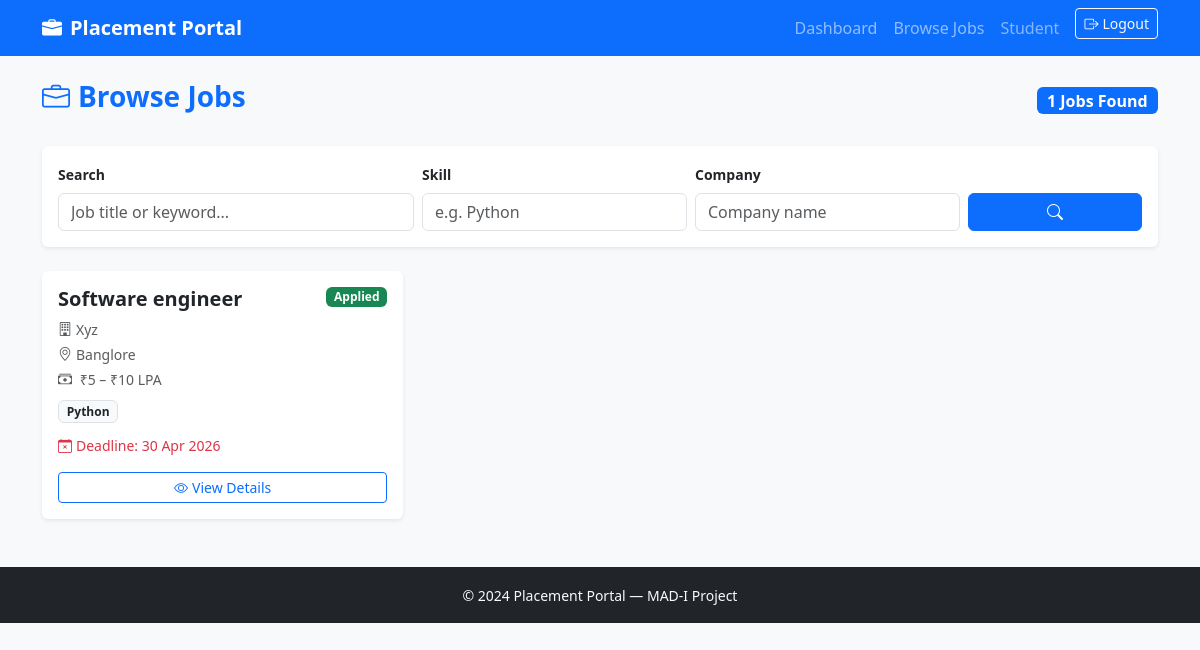
Before: /student/jobs (signed in) with the older database file.
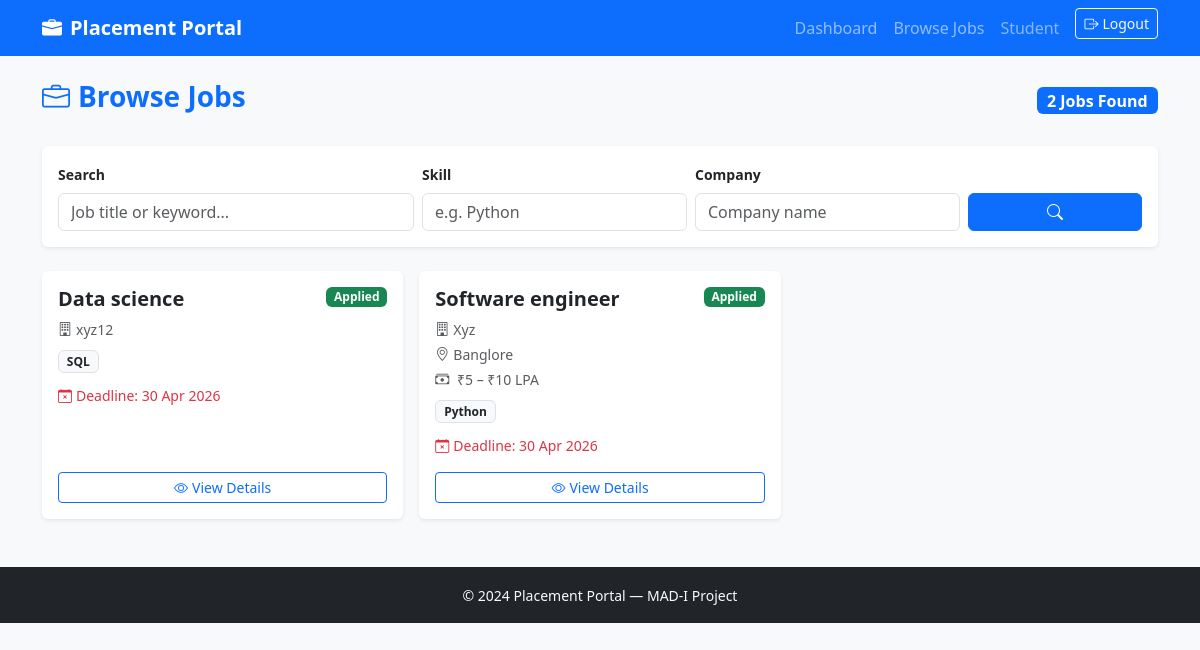
After: the same page with the newer database file.
### models.py (models this page shows)
class JobPosition(db.Model):
    id = db.Column(db.Integer, primary_key=True)
    company_id = db.Column(db.Integer, db.ForeignKey('company.id'), nullable=False)
    title = db.Column(db.String(150))
    description = db.Column(db.Text)
    required_skills = db.Column(db.Text)
    experience = db.Column(db.String(100))
    salary_min = db.Column(db.Float)
    salary_max = db.Column(db.Float)
    location = db.Column(db.String(150))
    deadline = db.Column(db.DateTime)
    status = db.Column(db.String(20), default='active')
    is_approved = db.Column(db.Boolean, default=False)
    created_at = db.Column(db.DateTime, default=lambda: datetime.now(timezone.utc), nullable=False)
    applications = db.relationship('Application', backref='job', lazy='dynamic')

class Company(db.Model):
    id = db.Column(db.Integer, primary_key=True)
    user_id = db.Column(db.Integer, db.ForeignKey('user.id'), nullable=False)
    name = db.Column(db.String(150))
    industry = db.Column(db.String(100))
    website = db.Column(db.String(250))
    description = db.Column(db.Text)
    location = db.Column(db.String(150))
    approval_status = db.Column(db.String(20), default='pending')
    is_blacklisted  = db.Column(db.Boolean, default=False)
    created_at = db.Column(db.DateTime, default=lambda: datetime.now(timezone.utc), nullable=False)
    jobs = db.relationship('JobPosition', backref='company', lazy='dynamic')

### routes/student.py (the view)
@student_bp.route('/jobs')
@login_required
@student_required
def jobs():
    search    = request.args.get('search', '').strip()
    skill_f   = request.args.get('skill', '').strip()
    company_f = request.args.get('company', '').strip()
    query = JobPosition.query.join(Company).filter(JobPosition.is_approved == True,JobPosition.status == 'active',Company.approval_status == 'approved',Company.is_blacklisted == False)
    if search:
        query = query.filter(
            db.or_(JobPosition.title.ilike(f'%{search}%'),
                   JobPosition.description.ilike(f'%{search}%')))
    if skill_f:
        query = query.filter(
            JobPosition.required_skills.ilike(f'%{skill_f}%'))
    if company_f:
        query = query.filter(
            Company.name.ilike(f'%{company_f}%'))
    jobs = query.order_by(JobPosition.created_at.desc()).all()
    student     = current_user.student_profile
    applied_ids = {a.job_id for a in student.applications.all()}
    return render_template('student/jobs.html',jobs=jobs,search=search,skill_f=skill_f,company_f=company_f,applied_ids=applied_ids)

### models.py (called while the page is built)
@login_manager.user_loader
def load_user(user_id):
    return User.query.get(int(user_id))

    @property
    def is_active(self):
        return self.active

### routes/student.py (called while the page is built)
def student_required(f):
    @wraps(f)
    def wrapped(*args, **kwargs):
        if not current_user.is_authenticated:
            return redirect(url_for('auth.login'))
        if current_user.role != 'student':
            flash('Student access required.', 'danger')
            return redirect(url_for('auth.login'))
        if not current_user.active:
            flash('Your account has been suspended.', 'danger')
            return redirect(url_for('auth.logout'))
        return f(*args, **kwargs)
    return wrapped

### templates/student/jobs.html (shortened to what this page needs)
{% extends 'base.html' %}
{% block content %}
<div class="d-flex justify-content-between align-items-center mb-4">
  <h3 class="fw-bold text-primary">
    <i class="bi bi-briefcase me-2"></i>Browse Jobs
  </h3>
  <span class="badge bg-primary fs-6">{{ jobs|length }} Jobs Found</span>
</div>
<div class="card border-0 shadow-sm mb-4">
  <div class="card-body">
    <form method="GET" class="row g-2 align-items-end">
      <div class="col-md-4">
        <label class="form-label small fw-semibold">Search</label>
        <input type="text" name="search" class="form-control"
               placeholder="Job title or keyword..." value="{{ search }}">
      </div>
      <div class="col-md-3">
        <label class="form-label small fw-semibold">Skill</label>
        <input type="text" name="skill" class="form-control"
               placeholder="e.g. Python" value="{{ skill_f }}">
      </div>
      <div class="col-md-3">
        <label class="form-label small fw-semibold">Company</label>
        <input type="text" name="company" class="form-control"
               placeholder="Company name" value="{{ company_f }}">
      </div>
      <div class="col-md-2 d-flex gap-2">
        <button type="submit" class="btn btn-primary flex-fill">
          <i class="bi bi-search"></i>
        </button>
      </div>
    </form>
  </div>
</div>
{% if jobs %}
<div class="row g-3">
  {% for job in jobs %}
  <div class="col-md-6 col-xl-4">
    <div class="card border-0 shadow-sm h-100">
      <div class="card-body d-flex flex-column">
        <div class="d-flex justify-content-between align-items-start mb-2">
          <h5 class="card-title fw-bold mb-0">{{ job.title }}</h5>
          {% if job.id in applied_ids %}
          <span class="badge bg-success ms-2 flex-shrink-0">Applied</span>
          {% endif %}
        </div>
        <p class="text-muted small mb-1">
          <i class="bi bi-building me-1"></i>{{ job.company.name }}
        </p>
        {% if job.location %}
        <p class="text-muted small mb-1">
          <i class="bi bi-geo-alt me-1"></i>{{ job.location }}
        </p>
        {% endif %}
        {% if job.salary_min or job.salary_max %}
        <p class="text-muted small mb-1">
          <i class="bi bi-cash-stack me-1"></i>
          {% if job.salary_min and job.salary_max %}
            ₹{{ '{:,.0f}'.format(job.salary_min) }} – ₹{{ '{:,.0f}'.format(job.salary_max) }} LPA
          {% elif job.salary_min %}
            From ₹{{ '{:,.0f}'.format(job.salary_min) }} LPA
          {% else %}
            Up to ₹{{ '{:,.0f}'.format(job.salary_max) }} LPA
          {% endif %}
        </p>
        {% endif %}
        {% if job.required_skills %}
        <div class="mb-2 mt-1">
          {% for skill in job.required_skills.split(',') %}
          <span class="badge bg-light text-dark border me-1 mb-1">{{ skill.strip() }}</span>
          {% endfor %}
        </div>
        {% endif %}
        {% if job.deadline %}
        <p class="small text-danger mb-2">
          <i class="bi bi-calendar-x me-1"></i>Deadline: {{ job.deadline.strftime('%d %b %Y') }}
        </p>
        {% endif %}
        <div class="mt-auto pt-2">
          <a href="{{ url_for('student.job_detail', job_id=job.id) }}"
             class="btn btn-outline-primary btn-sm w-100">
            <i class="bi bi-eye me-1"></i>View Details
          </a>
        </div>
      </div>
    </div>
  </div>
  {% endfor %}
</div>
{% endif %}
{% endblock %}

Changed rows visible on the page:
added JobPosition: title "Data science", shows "Applied", company.name "xyz12", strip "SQL", deadline "30 Apr 2026"
Other visible differences:
{{ jobs|length }}: "1" → "2"
